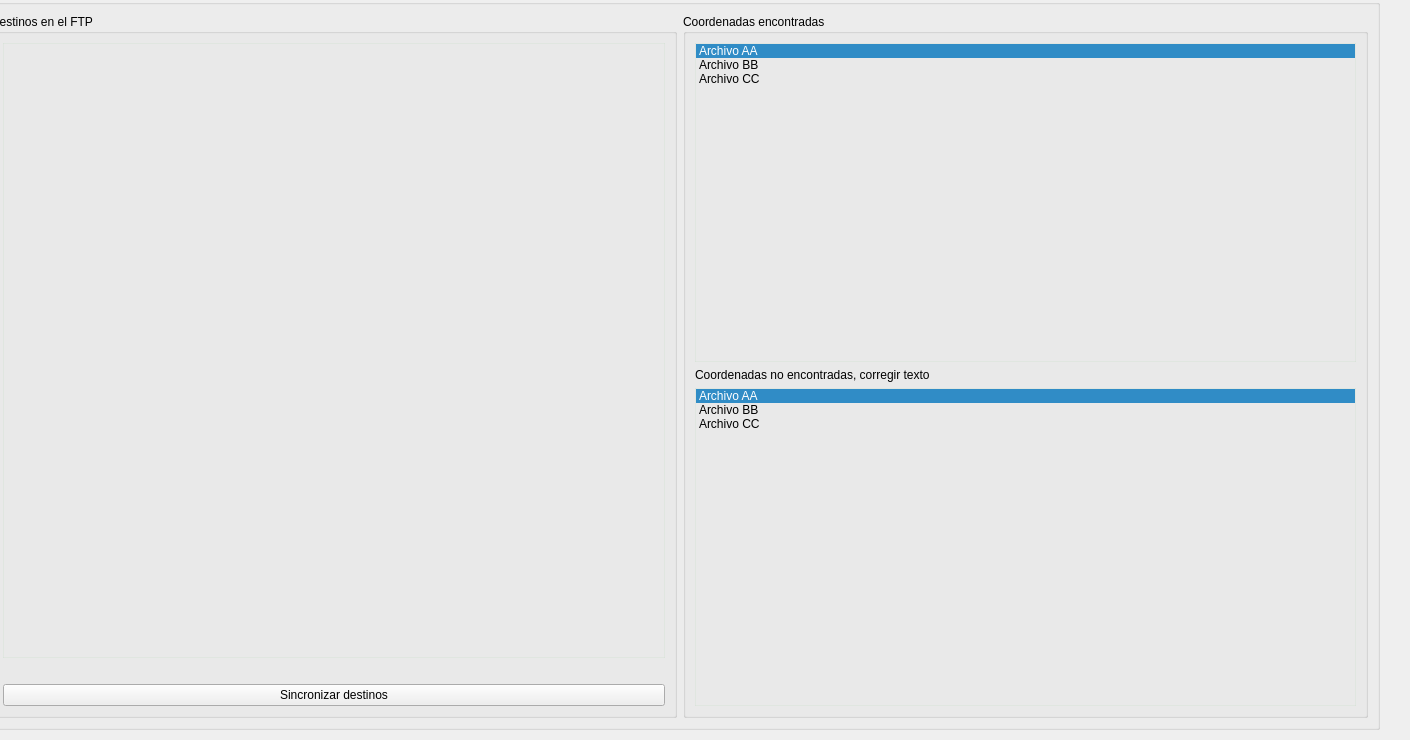
      <widget class="QWidget" name="tab_2">
       <attribute name="title">
        <string>Destinos</string>
       </attribute>
       <widget class="QGroupBox" name="groupBox">
        <property name="geometry">
         <rect>
          <x>-21</x>
          <y>-1</y>
          <width>1401</width>
          <height>731</height>
         </rect>
        </property>
        <property name="minimumSize">
         <size>
          <width>800</width>
          <height>600</height>
         </size>
        </property>
        <property name="title">
         <string/>
        </property>
        <layout class="QGridLayout" name="gridLayout_4">
         <item row="0" column="0">
          <widget class="QGroupBox" name="groupBox_23">
           <property name="sizePolicy">
            <sizepolicy hsizetype="Expanding" vsizetype="Expanding">
             <horstretch>0</horstretch>
             <verstretch>0</verstretch>
            </sizepolicy>
           </property>
           <property name="minimumSize">
            <size>
             <width>0</width>
             <height>0</height>
            </size>
           </property>
           <property name="maximumSize">
            <size>
             <width>12345</width>
             <height>12345</height>
            </size>
           </property>
           <property name="title">
            <string>Destinos en el FTP</string>
           </property>
           <layout class="QGridLayout" name="gridLayout_6">
            <item row="0" column="0">
             <widget class="QListWidget" name="listDestinos">
              <property name="sizePolicy">
               <sizepolicy hsizetype="Expanding" vsizetype="Expanding">
                <horstretch>0</horstretch>
                <verstretch>0</verstretch>
               </sizepolicy>
              </property>
              <property name="minimumSize">
               <size>
                <width>500</width>
                <height>0</height>
               </size>
              </property>
              <property name="styleSheet">
               <string notr="true">background:transparent;
border: 1px  solid rgba(190, 219, 189, 55);
</string>
              </property>
              <property name="verticalScrollBarPolicy">
               <enum>Qt::ScrollBarAlwaysOff</enum>
              </property>
              <property name="horizontalScrollBarPolicy">
               <enum>Qt::ScrollBarAlwaysOff</enum>
              </property>
             </widget>
            </item>
            <item row="1" column="0">
             <spacer name="horizontalSpacer_9">
              <property name="sizePolicy">
               <sizepolicy hsizetype="Expanding" vsizetype="Minimum">
                <horstretch>0</horstretch>
                <verstretch>0</verstretch>
               </sizepolicy>
              </property>
              <property name="orientation">
               <enum>Qt::Horizontal</enum>
              </property>
              <property name="sizeType">
               <enum>QSizePolicy::Expanding</enum>
              </property>
              <property name="sizeHint" stdset="0">
               <size>
                <width>40</width>
                <height>20</height>
               </size>
              </property>
             </spacer>
            </item>
            <item row="2" column="0">
             <widget class="QPushButton" name="btnSyncDestinos">
              <property name="sizePolicy">
               <sizepolicy hsizetype="Maximum" vsizetype="Maximum">
                <horstretch>0</horstretch>
                <verstretch>0</verstretch>
               </sizepolicy>
              </property>
              <property name="maximumSize">
               <size>
                <width>12345</width>
                <height>40</height>
               </size>
              </property>
              <property name="text">
               <string>Sincronizar destinos</string>
              </property>
             </widget>
            </item>
           </layout>
          </widget>
         </item>
         <item row="0" column="1">
          <widget class="QGroupBox" name="groupBox_22">
           <property name="sizePolicy">
            <sizepolicy hsizetype="Expanding" vsizetype="Expanding">
             <horstretch>0</horstretch>
             <verstretch>0</verstretch>
            </sizepolicy>
           </property>
           <property name="minimumSize">
            <size>
             <width>0</width>
             <height>0</height>
            </size>
           </property>
           <property name="maximumSize">
            <size>
             <width>12345</width>
             <height>16777215</height>
            </size>
           </property>
           <property name="title">
            <string>Coordenadas encontradas</string>
           </property>
           <layout class="QGridLayout" name="gridLayout_5">
            <item row="0" column="0">
             <widget class="QListWidget" name="tablePochtecaLatLong">
              <property name="sizePolicy">
               <sizepolicy hsizetype="Expanding" vsizetype="Expanding">
                <horstretch>0</horstretch>
                <verstretch>0</verstretch>
               </sizepolicy>
              </property>
              <property name="styleSheet">
               <string notr="true">background:transparent;
border: 1px  solid rgba(190, 219, 189, 55);
</string>
              </property>
              <property name="verticalScrollBarPolicy">
               <enum>Qt::ScrollBarAlwaysOff</enum>
              </property>
              <property name="horizontalScrollBarPolicy">
               <enum>Qt::ScrollBarAlwaysOff</enum>
              </property>
              <property name="currentRow">
               <number>0</number>
              </property>
              <item>
               <property name="text">
                <string>Archivo AA</string>
               </property>
              </item>
              <item>
               <property name="text">
                <string>Archivo BB</string>
               </property>
              </item>
              <item>
               <property name="text">
                <string>Archivo CC</string>
               </property>
              </item>
             </widget>
            </item>
            <item row="1" column="0">
             <widget class="QLabel" name="label_2">
              <property name="text">
               <string>Coordenadas no encontradas, corregir texto</string>
              </property>
             </widget>
            </item>
            <item row="2" column="0">
             <widget class="QListWidget" name="tablePochtecaLatLong_2">
              <property name="sizePolicy">
               <sizepolicy hsizetype="Expanding" vsizetype="Expanding">
                <horstretch>0</horstretch>
                <verstretch>0</verstretch>
               </sizepolicy>
              </property>
              <property name="styleSheet">
               <string notr="true">background:transparent;
border: 1px  solid rgba(190, 219, 189, 55);
</string>
              </property>
              <property name="verticalScrollBarPolicy">
               <enum>Qt::ScrollBarAlwaysOff</enum>
              </property>
              <property name="horizontalScrollBarPolicy">
               <enum>Qt::ScrollBarAlwaysOff</enum>
              </property>
              <property name="currentRow">
               <number>0</number>
              </property>
              <item>
               <property name="text">
                <string>Archivo AA</string>
               </property>
              </item>
              <item>
               <property name="text">
                <string>Archivo BB</string>
               </property>
              </item>
              <item>
               <property name="text">
                <string>Archivo CC</string>
               </property>
              </item>
             </widget>
            </item>
           </layout>
          </widget>
         </item>
        </layout>
       </widget>
      </widget>
